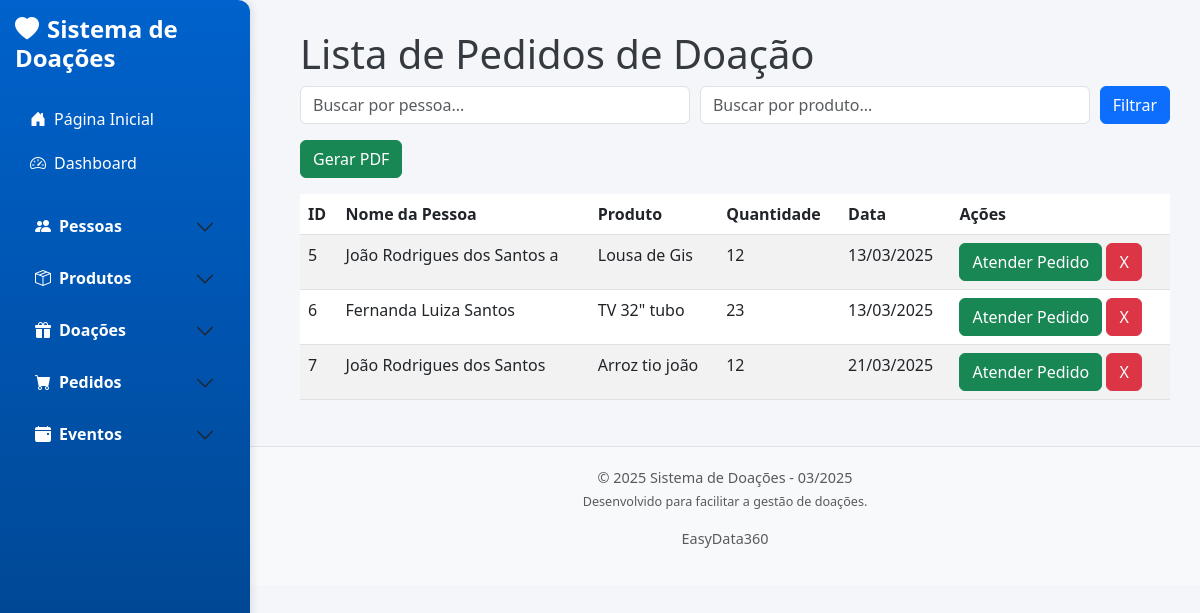
The app's page /pedidos with its own data.
### app/models/pedido_doacao.py (models this page shows)
class PedidoDoacao(db.Model):
    __tablename__ = 'pedidos_doacao'
    id = db.Column(db.Integer, primary_key=True)
    pessoa_id = db.Column(db.Integer, db.ForeignKey('pessoas.id'), nullable=False)
    produto_id = db.Column(db.Integer, db.ForeignKey('produtos.id'), nullable=False)
    quantidade = db.Column(db.Integer, nullable=False)
    data_pedido = db.Column(db.DateTime, nullable=False)
    atendido = db.Column(db.Boolean, default=False)  # Indica se o pedido foi atendido
    pessoa = db.relationship('Pessoa', backref='pedidos_doacao')
    produto = db.relationship('Produto', backref='pedidos_doacao')

### app/models/pessoa.py (models this page shows, shortened)
class Pessoa(db.Model):
    __tablename__ = 'pessoas'
    id = db.Column(db.Integer, primary_key=True)
    nome = db.Column(db.String(100), nullable=False)  # Evita duplicação
    endereco = db.Column(db.String(255))
    bairro = db.Column(db.String(100))
    telefone = db.Column(db.String(20))
    filhos = db.Column(db.String(50))
    profissao = db.Column(db.String(50))
    qtd_pessoas = db.Column(db.Integer)
    locomocao = db.Column(db.String(50))
    data_cadastro = db.Column(db.Date)
    ativo = db.Column(db.Boolean, default=True)  # Novo campo para ativação/desativação

### app/models/produto.py (models this page shows, shortened)
class Produto(db.Model):
    __tablename__ = 'produtos'
    id = db.Column(db.Integer, primary_key=True)
    nome_produto = db.Column(db.String(100), nullable=False, unique=True)  # Evita duplicação
    descricao = db.Column(db.String(255), nullable=True)
    quantidade = db.Column(db.Integer, nullable=False, default=0)
    data_entrada = db.Column(db.DateTime, nullable=False)

### app/controllers/pedido_doacao_controller.py (the view)
def listar_pedidos():
    search_pessoa = request.args.get('search_pessoa', '').strip()
    search_produto = request.args.get('search_produto', '').strip()
    pedidos_query = PedidoDoacao.query.join(Pessoa, PedidoDoacao.pessoa_id == Pessoa.id).join(Produto, PedidoDoacao.produto_id == Produto.id)
    if search_pessoa:
        pedidos_query = pedidos_query.filter(Pessoa.nome.ilike(f"%{search_pessoa}%"))
    if search_produto:
        pedidos_query = pedidos_query.filter(Produto.nome_produto.ilike(f"%{search_produto}%"))
    pedidos = pedidos_query.all()
    return render_template('pedidos/lista.html', pedidos=pedidos)

### app/templates/pedidos/lista.html (shortened to what this page needs)
{% extends 'base.html' %}
{% block content %}
<h1>Lista de Pedidos de Doação</h1>
<form method="GET" action="{{ url_for('listar_pedidos') }}" class="mb-3" style="display: flex; gap: 10px;">
    <input type="text" name="search_pessoa" class="form-control" placeholder="Buscar por pessoa..."
           value="{{ request.args.get('search_pessoa', '') }}">
    <input type="text" name="search_produto" class="form-control" placeholder="Buscar por produto..."
           value="{{ request.args.get('search_produto', '') }}">
    <button type="submit" class="btn btn-primary">Filtrar</button>
</form>
<form method="GET" action="{{ url_for('relatorio_pedidos_pdf') }}" class="mb-3">
    <button type="submit" class="btn btn-success">Gerar PDF</button>
</form>
<table class="table table-striped">
    <thead>
        <tr>
            <th>ID</th>
            <th>Nome da Pessoa</th>
            <th>Produto</th>
            <th>Quantidade</th>
            <th>Data</th>
            <th>Ações</th>
        </tr>
    </thead>
    <tbody>
        {% for pedido in pedidos %}
        <tr>
            <td>{{ pedido.id }}</td>
            <td>{{ pedido.pessoa.nome }}</td>
            <td>{{ pedido.produto.nome_produto }}</td>
            <td>{{ pedido.quantidade }}</td>
            <td>{{ pedido.data_pedido.strftime('%d/%m/%Y') }}</td>
            <td>
                <a href="{{ url_for('validar_pedido', pessoa_id=pedido.pessoa.id, produto_id=pedido.produto.id, quantidade=pedido.quantidade) }}"
                   class="btn btn-success">
                   Atender Pedido
                </a>
                <form action="{{ url_for('delete_pedido', id=pedido.id) }}" method="post" style="display:inline;">
                    <button type="submit" class="btn btn-danger" onclick="return confirm('Tem certeza que deseja excluir este pedido?')">X</button>
                </form>
            </td>
        </tr>
        {% endfor %}
    </tbody>
</table>
{% endblock %}

### app/static/css/style.css (style rules this page uses)
body { overflow-x: hidden; font-family: 'Segoe UI', Tahoma, Geneva, Verdana, sans-serif; background-color: #f4f6f9; color: #343a40; }

### records on screen
PedidoDoacao: id "5", pessoa.nome "João Rodrigues dos Santos a", produto.nome_produto "Lousa de Gis", quantidade "12", data_pedido "13/03/2025"
PedidoDoacao: id "6", pessoa.nome "Fernanda Luiza Santos", produto.nome_produto "TV 32\" tubo", quantidade "23", data_pedido "13/03/2025"
PedidoDoacao: id "7", pessoa.nome "João Rodrigues dos Santos", produto.nome_produto "Arroz tio joão", quantidade "12", data_pedido "21/03/2025"
